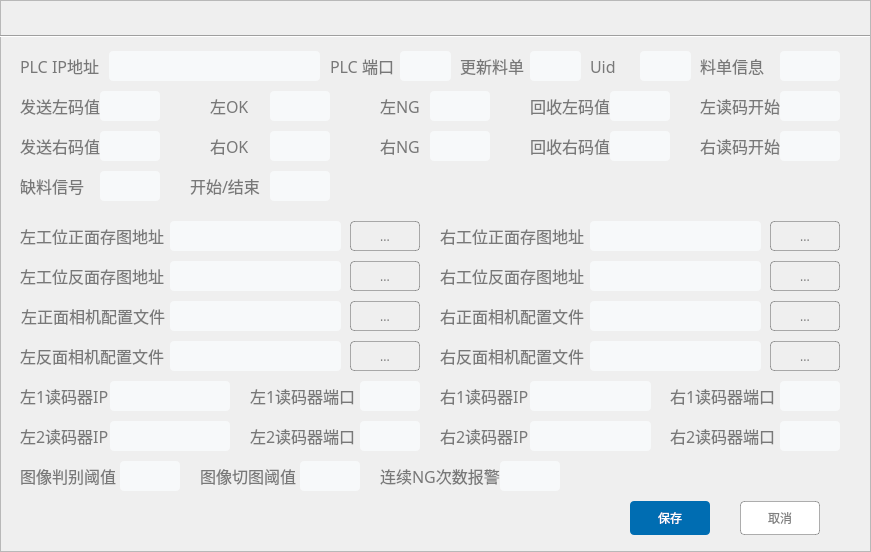
<?xml version="1.0" encoding="UTF-8"?>
<ui version="4.0">
 <class>ConfigDialog</class>
 <widget class="QDialog" name="ConfigDialog">
  <property name="geometry">
   <rect>
    <x>0</x>
    <y>0</y>
    <width>871</width>
    <height>552</height>
   </rect>
  </property>
  <property name="sizePolicy">
   <sizepolicy hsizetype="Expanding" vsizetype="Preferred">
    <horstretch>0</horstretch>
    <verstretch>0</verstretch>
   </sizepolicy>
  </property>
  <property name="minimumSize">
   <size>
    <width>850</width>
    <height>0</height>
   </size>
  </property>
  <property name="maximumSize">
   <size>
    <width>1140</width>
    <height>16777215</height>
   </size>
  </property>
  <layout class="QGridLayout" name="gridLayout">
   <property name="leftMargin">
    <number>0</number>
   </property>
   <property name="topMargin">
    <number>0</number>
   </property>
   <property name="rightMargin">
    <number>0</number>
   </property>
   <property name="bottomMargin">
    <number>0</number>
   </property>
   <item row="0" column="0">
    <widget class="QFrame" name="frame">
     <property name="frameShape">
      <enum>QFrame::StyledPanel</enum>
     </property>
     <property name="frameShadow">
      <enum>QFrame::Raised</enum>
     </property>
     <widget class="QWidget" name="titlebar" native="true">
      <property name="geometry">
       <rect>
        <x>0</x>
        <y>0</y>
        <width>870</width>
        <height>30</height>
       </rect>
      </property>
      <property name="minimumSize">
       <size>
        <width>0</width>
        <height>30</height>
       </size>
      </property>
      <property name="maximumSize">
       <size>
        <width>16777215</width>
        <height>30</height>
       </size>
      </property>
      <layout class="QHBoxLayout" name="titlebar_layout">
       <property name="spacing">
        <number>0</number>
       </property>
       <property name="leftMargin">
        <number>0</number>
       </property>
       <property name="topMargin">
        <number>0</number>
       </property>
       <property name="rightMargin">
        <number>0</number>
       </property>
       <property name="bottomMargin">
        <number>0</number>
       </property>
      </layout>
     </widget>
     <widget class="QWidget" name="mainWidget" native="true">
      <property name="geometry">
       <rect>
        <x>0</x>
        <y>31</y>
        <width>870</width>
        <height>521</height>
       </rect>
      </property>
      <property name="font">
       <font>
        <family>Microsoft YaHei</family>
       </font>
      </property>
      <property name="styleSheet">
       <string notr="true"/>
      </property>
      <widget class="QLabel" name="label_3">
       <property name="geometry">
        <rect>
         <x>20</x>
         <y>20</y>
         <width>91</width>
         <height>30</height>
        </rect>
       </property>
       <property name="font">
        <font>
         <family>Microsoft YaHei</family>
         <pointsize>12</pointsize>
        </font>
       </property>
       <property name="styleSheet">
        <string notr="true">color: rgba(0,0,0,0.5);</string>
       </property>
       <property name="text">
        <string>PLC IP地址</string>
       </property>
      </widget>
      <widget class="QLineEdit" name="lineEditPLCIP">
       <property name="geometry">
        <rect>
         <x>109</x>
         <y>20</y>
         <width>211</width>
         <height>30</height>
        </rect>
       </property>
       <property name="styleSheet">
        <string notr="true">background: #f7f9fa;
	border-radius: 4px;
	padding-left: 4px;
	font-size: 14px;
	color: rgba(0,0,0,0.6);</string>
       </property>
      </widget>
      <widget class="QLabel" name="label_4">
       <property name="geometry">
        <rect>
         <x>330</x>
         <y>20</y>
         <width>71</width>
         <height>30</height>
        </rect>
       </property>
       <property name="font">
        <font>
         <family>Microsoft YaHei</family>
         <pointsize>12</pointsize>
        </font>
       </property>
       <property name="styleSheet">
        <string notr="true">color: rgba(0,0,0,0.5);</string>
       </property>
       <property name="text">
        <string>PLC 端口</string>
       </property>
      </widget>
      <widget class="QLineEdit" name="lineEditPLCPort">
       <property name="geometry">
        <rect>
         <x>400</x>
         <y>20</y>
         <width>51</width>
         <height>30</height>
        </rect>
       </property>
       <property name="styleSheet">
        <string notr="true">background: #f7f9fa;
	border-radius: 4px;
	padding-left: 4px;
	font-size: 14px;
	color: rgba(0,0,0,0.6);</string>
       </property>
      </widget>
      <widget class="QLabel" name="labelstart1">
       <property name="geometry">
        <rect>
         <x>700</x>
         <y>20</y>
         <width>80</width>
         <height>30</height>
        </rect>
       </property>
       <property name="font">
        <font>
         <family>Microsoft YaHei</family>
         <pointsize>12</pointsize>
        </font>
       </property>
       <property name="styleSheet">
        <string notr="true">color: rgba(0,0,0,0.5);</string>
       </property>
       <property name="text">
        <string>料单信息</string>
       </property>
      </widget>
      <widget class="QLabel" name="labelupdata">
       <property name="geometry">
        <rect>
         <x>460</x>
         <y>20</y>
         <width>70</width>
         <height>30</height>
        </rect>
       </property>
       <property name="font">
        <font>
         <family>Microsoft YaHei</family>
         <pointsize>12</pointsize>
        </font>
       </property>
       <property name="styleSheet">
        <string notr="true">color: rgba(0,0,0,0.5);</string>
       </property>
       <property name="text">
        <string>更新料单</string>
       </property>
      </widget>
      <widget class="QLineEdit" name="lineEditprofile">
       <property name="geometry">
        <rect>
         <x>780</x>
         <y>20</y>
         <width>60</width>
         <height>30</height>
        </rect>
       </property>
       <property name="styleSheet">
        <string notr="true">background: #f7f9fa;
	border-radius: 4px;
	padding-left: 4px;
	font-size: 14px;
	color: rgba(0,0,0,0.6);</string>
       </property>
      </widget>
      <widget class="QLineEdit" name="lineEditupdata">
       <property name="geometry">
        <rect>
         <x>530</x>
         <y>20</y>
         <width>51</width>
         <height>30</height>
        </rect>
       </property>
       <property name="styleSheet">
        <string notr="true">background: #f7f9fa;
	border-radius: 4px;
	padding-left: 4px;
	font-size: 14px;
	color: rgba(0,0,0,0.6);</string>
       </property>
      </widget>
      <widget class="QLabel" name="labelmateial">
       <property name="geometry">
        <rect>
         <x>590</x>
         <y>20</y>
         <width>51</width>
         <height>30</height>
        </rect>
       </property>
       <property name="font">
        <font>
         <family>Microsoft YaHei</family>
         <pointsize>12</pointsize>
        </font>
       </property>
       <property name="styleSheet">
        <string notr="true">color: rgba(0,0,0,0.5);</string>
       </property>
       <property name="text">
        <string>Uid</string>
       </property>
      </widget>
      <widget class="QLineEdit" name="lineEditmateial">
       <property name="geometry">
        <rect>
         <x>640</x>
         <y>20</y>
         <width>51</width>
         <height>30</height>
        </rect>
       </property>
       <property name="styleSheet">
        <string notr="true">background: #f7f9fa;
	border-radius: 4px;
	padding-left: 4px;
	font-size: 14px;
	color: rgba(0,0,0,0.6);</string>
       </property>
      </widget>
      <widget class="QLabel" name="label_15">
       <property name="geometry">
        <rect>
         <x>20</x>
         <y>190</y>
         <width>151</width>
         <height>30</height>
        </rect>
       </property>
       <property name="font">
        <font>
         <family>Microsoft YaHei</family>
         <pointsize>12</pointsize>
        </font>
       </property>
       <property name="styleSheet">
        <string notr="true">color: rgba(0,0,0,0.5);</string>
       </property>
       <property name="text">
        <string>左工位正面存图地址</string>
       </property>
      </widget>
      <widget class="QLineEdit" name="lineEditLeftFront">
       <property name="geometry">
        <rect>
         <x>170</x>
         <y>190</y>
         <width>171</width>
         <height>30</height>
        </rect>
       </property>
       <property name="styleSheet">
        <string notr="true">background: #f7f9fa;
	border-radius: 4px;
	padding-left: 4px;
	font-size: 14px;
	color: rgba(0,0,0,0.6);</string>
       </property>
      </widget>
      <widget class="QPushButton" name="ButtonLeftFront">
       <property name="geometry">
        <rect>
         <x>350</x>
         <y>190</y>
         <width>70</width>
         <height>30</height>
        </rect>
       </property>
       <property name="styleSheet">
        <string notr="true">border: 1px solid rgba(0,0,0,0.30);
	border-radius: 4px;
	color: rgba(0,0,0,0.50);</string>
       </property>
       <property name="text">
        <string>...</string>
       </property>
      </widget>
      <widget class="QLabel" name="label_16">
       <property name="geometry">
        <rect>
         <x>20</x>
         <y>230</y>
         <width>144</width>
         <height>30</height>
        </rect>
       </property>
       <property name="font">
        <font>
         <family>Microsoft YaHei</family>
         <pointsize>12</pointsize>
        </font>
       </property>
       <property name="styleSheet">
        <string notr="true">color: rgba(0,0,0,0.5);</string>
       </property>
       <property name="text">
        <string>左工位反面存图地址</string>
       </property>
      </widget>
      <widget class="QLineEdit" name="lineEditLeftContrary">
       <property name="geometry">
        <rect>
         <x>170</x>
         <y>230</y>
         <width>171</width>
         <height>30</height>
        </rect>
       </property>
       <property name="styleSheet">
        <string notr="true">background: #f7f9fa;
	border-radius: 4px;
	padding-left: 4px;
	font-size: 14px;
	color: rgba(0,0,0,0.6);</string>
       </property>
      </widget>
      <widget class="QPushButton" name="ButtonLeftContrary">
       <property name="geometry">
        <rect>
         <x>350</x>
         <y>230</y>
         <width>70</width>
         <height>30</height>
        </rect>
       </property>
       <property name="styleSheet">
        <string notr="true">border: 1px solid rgba(0,0,0,0.30);
	border-radius: 4px;
	color: rgba(0,0,0,0.50);</string>
       </property>
       <property name="text">
        <string>...</string>
       </property>
      </widget>
      <widget class="QLineEdit" name="lineEditRightContrary">
       <property name="geometry">
        <rect>
         <x>590</x>
         <y>230</y>
         <width>171</width>
         <height>30</height>
        </rect>
       </property>
       <property name="styleSheet">
        <string notr="true">background: #f7f9fa;
	border-radius: 4px;
	padding-left: 4px;
	font-size: 14px;
	color: rgba(0,0,0,0.6);</string>
       </property>
      </widget>
      <widget class="QLabel" name="label_17">
       <property name="geometry">
        <rect>
         <x>440</x>
         <y>190</y>
         <width>144</width>
         <height>30</height>
        </rect>
       </property>
       <property name="font">
        <font>
         <family>Microsoft YaHei</family>
         <pointsize>12</pointsize>
        </font>
       </property>
       <property name="styleSheet">
        <string notr="true">color: rgba(0,0,0,0.5);</string>
       </property>
       <property name="text">
        <string>右工位正面存图地址</string>
       </property>
      </widget>
      <widget class="QLineEdit" name="lineEditRightFront">
       <property name="geometry">
        <rect>
         <x>590</x>
         <y>190</y>
         <width>171</width>
         <height>30</height>
        </rect>
       </property>
       <property name="styleSheet">
        <string notr="true">background: #f7f9fa;
	border-radius: 4px;
	padding-left: 4px;
	font-size: 14px;
	color: rgba(0,0,0,0.6);</string>
       </property>
      </widget>
      <widget class="QPushButton" name="ButtonRightContrary">
       <property name="geometry">
        <rect>
         <x>770</x>
         <y>230</y>
         <width>70</width>
         <height>30</height>
        </rect>
       </property>
       <property name="styleSheet">
        <string notr="true">border: 1px solid rgba(0,0,0,0.30);
	border-radius: 4px;
	color: rgba(0,0,0,0.50);</string>
       </property>
       <property name="text">
        <string>...</string>
       </property>
      </widget>
      <widget class="QPushButton" name="ButtonRightFront">
       <property name="geometry">
        <rect>
         <x>770</x>
         <y>190</y>
         <width>70</width>
         <height>30</height>
        </rect>
       </property>
       <property name="styleSheet">
        <string notr="true">border: 1px solid rgba(0,0,0,0.30);
	border-radius: 4px;
	color: rgba(0,0,0,0.50);</string>
       </property>
       <property name="text">
        <string>...</string>
       </property>
      </widget>
      <widget class="QLabel" name="label_18">
       <property name="geometry">
        <rect>
         <x>440</x>
         <y>230</y>
         <width>144</width>
         <height>30</height>
        </rect>
       </property>
       <property name="font">
        <font>
         <family>Microsoft YaHei</family>
         <pointsize>12</pointsize>
        </font>
       </property>
       <property name="styleSheet">
        <string notr="true">color: rgba(0,0,0,0.5);</string>
       </property>
       <property name="text">
        <string>右工位反面存图地址</string>
       </property>
      </widget>
      <widget class="QPushButton" name="ButtonSave">
       <property name="geometry">
        <rect>
         <x>630</x>
         <y>470</y>
         <width>80</width>
         <height>34</height>
        </rect>
       </property>
       <property name="styleSheet">
        <string notr="true">background: #006db2;
border-radius: 4px;
color: white;</string>
       </property>
       <property name="text">
        <string>保存</string>
       </property>
      </widget>
      <widget class="QPushButton" name="ButtonCancel">
       <property name="geometry">
        <rect>
         <x>740</x>
         <y>470</y>
         <width>80</width>
         <height>34</height>
        </rect>
       </property>
       <property name="styleSheet">
        <string notr="true">background: white;
border: 1px solid rgba(0,0,0,0.3);
border-radius: 4px;
color: rgba(0,0,0,0.5);</string>
       </property>
       <property name="text">
        <string>取消</string>
       </property>
      </widget>
      <widget class="Line" name="line">
       <property name="geometry">
        <rect>
         <x>0</x>
         <y>-60</y>
         <width>1141</width>
         <height>131</height>
        </rect>
       </property>
       <property name="orientation">
        <enum>Qt::Horizontal</enum>
       </property>
      </widget>
      <widget class="QLineEdit" name="lineEditlcode">
       <property name="geometry">
        <rect>
         <x>610</x>
         <y>60</y>
         <width>60</width>
         <height>30</height>
        </rect>
       </property>
       <property name="styleSheet">
        <string notr="true">background: #f7f9fa;
	border-radius: 4px;
	padding-left: 4px;
	font-size: 14px;
	color: rgba(0,0,0,0.6);</string>
       </property>
      </widget>
      <widget class="QLineEdit" name="lineEditlok">
       <property name="geometry">
        <rect>
         <x>270</x>
         <y>60</y>
         <width>60</width>
         <height>30</height>
        </rect>
       </property>
       <property name="styleSheet">
        <string notr="true">background: #f7f9fa;
	border-radius: 4px;
	padding-left: 4px;
	font-size: 14px;
	color: rgba(0,0,0,0.6);</string>
       </property>
      </widget>
      <widget class="QLabel" name="label_34">
       <property name="geometry">
        <rect>
         <x>210</x>
         <y>60</y>
         <width>51</width>
         <height>30</height>
        </rect>
       </property>
       <property name="font">
        <font>
         <family>Microsoft YaHei</family>
         <pointsize>12</pointsize>
        </font>
       </property>
       <property name="styleSheet">
        <string notr="true">color: rgba(0,0,0,0.5);</string>
       </property>
       <property name="text">
        <string>左OK</string>
       </property>
      </widget>
      <widget class="QLabel" name="label_35">
       <property name="geometry">
        <rect>
         <x>20</x>
         <y>60</y>
         <width>81</width>
         <height>30</height>
        </rect>
       </property>
       <property name="font">
        <font>
         <family>Microsoft YaHei</family>
         <pointsize>12</pointsize>
        </font>
       </property>
       <property name="styleSheet">
        <string notr="true">color: rgba(0,0,0,0.5);</string>
       </property>
       <property name="text">
        <string>发送左码值</string>
       </property>
      </widget>
      <widget class="QLineEdit" name="lineEditlcodes">
       <property name="geometry">
        <rect>
         <x>100</x>
         <y>60</y>
         <width>60</width>
         <height>30</height>
        </rect>
       </property>
       <property name="styleSheet">
        <string notr="true">background: #f7f9fa;
	border-radius: 4px;
	padding-left: 4px;
	font-size: 14px;
	color: rgba(0,0,0,0.6);</string>
       </property>
      </widget>
      <widget class="QLabel" name="label_37">
       <property name="geometry">
        <rect>
         <x>530</x>
         <y>60</y>
         <width>81</width>
         <height>30</height>
        </rect>
       </property>
       <property name="font">
        <font>
         <family>Microsoft YaHei</family>
         <pointsize>12</pointsize>
        </font>
       </property>
       <property name="styleSheet">
        <string notr="true">color: rgba(0,0,0,0.5);</string>
       </property>
       <property name="text">
        <string>回收左码值</string>
       </property>
      </widget>
      <widget class="QLineEdit" name="lineEditrcodes">
       <property name="geometry">
        <rect>
         <x>100</x>
         <y>100</y>
         <width>60</width>
         <height>30</height>
        </rect>
       </property>
       <property name="styleSheet">
        <string notr="true">background: #f7f9fa;
	border-radius: 4px;
	padding-left: 4px;
	font-size: 14px;
	color: rgba(0,0,0,0.6);</string>
       </property>
      </widget>
      <widget class="QLineEdit" name="lineEditrcode">
       <property name="geometry">
        <rect>
         <x>610</x>
         <y>100</y>
         <width>60</width>
         <height>30</height>
        </rect>
       </property>
       <property name="styleSheet">
        <string notr="true">background: #f7f9fa;
	border-radius: 4px;
	padding-left: 4px;
	font-size: 14px;
	color: rgba(0,0,0,0.6);</string>
       </property>
      </widget>
      <widget class="QLabel" name="label_38">
       <property name="geometry">
        <rect>
         <x>530</x>
         <y>100</y>
         <width>81</width>
         <height>30</height>
        </rect>
       </property>
       <property name="font">
        <font>
         <family>Microsoft YaHei</family>
         <pointsize>12</pointsize>
        </font>
       </property>
       <property name="styleSheet">
        <string notr="true">color: rgba(0,0,0,0.5);</string>
       </property>
       <property name="text">
        <string>回收右码值</string>
       </property>
      </widget>
      <widget class="QLabel" name="label_39">
       <property name="geometry">
        <rect>
         <x>210</x>
         <y>100</y>
         <width>51</width>
         <height>30</height>
        </rect>
       </property>
       <property name="font">
        <font>
         <family>Microsoft YaHei</family>
         <pointsize>12</pointsize>
        </font>
       </property>
       <property name="styleSheet">
        <string notr="true">color: rgba(0,0,0,0.5);</string>
       </property>
       <property name="text">
        <string>右OK</string>
       </property>
      </widget>
      <widget class="QLineEdit" name="lineEditrok">
       <property name="geometry">
        <rect>
         <x>270</x>
         <y>100</y>
         <width>60</width>
         <height>30</height>
        </rect>
       </property>
       <property name="styleSheet">
        <string notr="true">background: #f7f9fa;
	border-radius: 4px;
	padding-left: 4px;
	font-size: 14px;
	color: rgba(0,0,0,0.6);</string>
       </property>
      </widget>
      <widget class="QLabel" name="label_41">
       <property name="geometry">
        <rect>
         <x>20</x>
         <y>100</y>
         <width>81</width>
         <height>30</height>
        </rect>
       </property>
       <property name="font">
        <font>
         <family>Microsoft YaHei</family>
         <pointsize>12</pointsize>
        </font>
       </property>
       <property name="styleSheet">
        <string notr="true">color: rgba(0,0,0,0.5);</string>
       </property>
       <property name="text">
        <string>发送右码值</string>
       </property>
      </widget>
      <widget class="QLineEdit" name="lineEditRightContraryCam">
       <property name="geometry">
        <rect>
         <x>590</x>
         <y>310</y>
         <width>171</width>
         <height>30</height>
        </rect>
       </property>
       <property name="styleSheet">
        <string notr="true">background: #f7f9fa;
	border-radius: 4px;
	padding-left: 4px;
	font-size: 14px;
	color: rgba(0,0,0,0.6);</string>
       </property>
      </widget>
      <widget class="QPushButton" name="ButtonLeftFrontCam">
       <property name="geometry">
        <rect>
         <x>350</x>
         <y>270</y>
         <width>70</width>
         <height>30</height>
        </rect>
       </property>
       <property name="styleSheet">
        <string notr="true">border: 1px solid rgba(0,0,0,0.30);
	border-radius: 4px;
	color: rgba(0,0,0,0.50);</string>
       </property>
       <property name="text">
        <string>...</string>
       </property>
      </widget>
      <widget class="QLabel" name="label_19">
       <property name="geometry">
        <rect>
         <x>20</x>
         <y>310</y>
         <width>151</width>
         <height>30</height>
        </rect>
       </property>
       <property name="font">
        <font>
         <family>Microsoft YaHei</family>
         <pointsize>12</pointsize>
        </font>
       </property>
       <property name="styleSheet">
        <string notr="true">color: rgba(0,0,0,0.5);</string>
       </property>
       <property name="text">
        <string>左反面相机配置文件</string>
       </property>
      </widget>
      <widget class="QLabel" name="label_20">
       <property name="geometry">
        <rect>
         <x>440</x>
         <y>270</y>
         <width>151</width>
         <height>30</height>
        </rect>
       </property>
       <property name="font">
        <font>
         <family>Microsoft YaHei</family>
         <pointsize>12</pointsize>
        </font>
       </property>
       <property name="styleSheet">
        <string notr="true">color: rgba(0,0,0,0.5);</string>
       </property>
       <property name="text">
        <string>右正面相机配置文件</string>
       </property>
      </widget>
      <widget class="QLineEdit" name="lineEditRightFrontCam">
       <property name="geometry">
        <rect>
         <x>590</x>
         <y>270</y>
         <width>171</width>
         <height>30</height>
        </rect>
       </property>
       <property name="styleSheet">
        <string notr="true">background: #f7f9fa;
	border-radius: 4px;
	padding-left: 4px;
	font-size: 14px;
	color: rgba(0,0,0,0.6);</string>
       </property>
      </widget>
      <widget class="QLineEdit" name="lineEditLeftContraryCam">
       <property name="geometry">
        <rect>
         <x>170</x>
         <y>310</y>
         <width>171</width>
         <height>30</height>
        </rect>
       </property>
       <property name="styleSheet">
        <string notr="true">background: #f7f9fa;
	border-radius: 4px;
	padding-left: 4px;
	font-size: 14px;
	color: rgba(0,0,0,0.6);</string>
       </property>
      </widget>
      <widget class="QPushButton" name="ButtonRightFrontCam">
       <property name="geometry">
        <rect>
         <x>770</x>
         <y>270</y>
         <width>70</width>
         <height>30</height>
        </rect>
       </property>
       <property name="styleSheet">
        <string notr="true">border: 1px solid rgba(0,0,0,0.30);
	border-radius: 4px;
	color: rgba(0,0,0,0.50);</string>
       </property>
       <property name="text">
        <string>...</string>
       </property>
      </widget>
      <widget class="QPushButton" name="ButtonRightContraryCam">
       <property name="geometry">
        <rect>
         <x>770</x>
         <y>310</y>
         <width>70</width>
         <height>30</height>
        </rect>
       </property>
       <property name="styleSheet">
        <string notr="true">border: 1px solid rgba(0,0,0,0.30);
	border-radius: 4px;
	color: rgba(0,0,0,0.50);</string>
       </property>
       <property name="text">
        <string>...</string>
       </property>
      </widget>
      <widget class="QPushButton" name="ButtonLeftContraryCam">
       <property name="geometry">
        <rect>
         <x>350</x>
         <y>310</y>
         <width>70</width>
         <height>30</height>
        </rect>
       </property>
       <property name="styleSheet">
        <string notr="true">border: 1px solid rgba(0,0,0,0.30);
	border-radius: 4px;
	color: rgba(0,0,0,0.50);</string>
       </property>
       <property name="text">
        <string>...</string>
       </property>
      </widget>
      <widget class="QLabel" name="label_21">
       <property name="geometry">
        <rect>
         <x>21</x>
         <y>270</y>
         <width>151</width>
         <height>30</height>
        </rect>
       </property>
       <property name="font">
        <font>
         <family>Microsoft YaHei</family>
         <pointsize>12</pointsize>
        </font>
       </property>
       <property name="styleSheet">
        <string notr="true">color: rgba(0,0,0,0.5);</string>
       </property>
       <property name="text">
        <string>左正面相机配置文件</string>
       </property>
      </widget>
      <widget class="QLabel" name="label_22">
       <property name="geometry">
        <rect>
         <x>440</x>
         <y>310</y>
         <width>151</width>
         <height>30</height>
        </rect>
       </property>
       <property name="font">
        <font>
         <family>Microsoft YaHei</family>
         <pointsize>12</pointsize>
        </font>
       </property>
       <property name="styleSheet">
        <string notr="true">color: rgba(0,0,0,0.5);</string>
       </property>
       <property name="text">
        <string>右反面相机配置文件</string>
       </property>
      </widget>
      <widget class="QLineEdit" name="lineEditLeftFrontCam">
       <property name="geometry">
        <rect>
         <x>170</x>
         <y>270</y>
         <width>171</width>
         <height>30</height>
        </rect>
       </property>
       <property name="styleSheet">
        <string notr="true">background: #f7f9fa;
	border-radius: 4px;
	padding-left: 4px;
	font-size: 14px;
	color: rgba(0,0,0,0.6);</string>
       </property>
      </widget>
      <widget class="QLineEdit" name="lineEditlose">
       <property name="geometry">
        <rect>
         <x>100</x>
         <y>140</y>
         <width>60</width>
         <height>30</height>
        </rect>
       </property>
       <property name="styleSheet">
        <string notr="true">background: #f7f9fa;
	border-radius: 4px;
	padding-left: 4px;
	font-size: 14px;
	color: rgba(0,0,0,0.6);</string>
       </property>
      </widget>
      <widget class="QLabel" name="label_40">
       <property name="geometry">
        <rect>
         <x>20</x>
         <y>140</y>
         <width>81</width>
         <height>30</height>
        </rect>
       </property>
       <property name="font">
        <font>
         <family>Microsoft YaHei</family>
         <pointsize>12</pointsize>
        </font>
       </property>
       <property name="styleSheet">
        <string notr="true">color: rgba(0,0,0,0.5);</string>
       </property>
       <property name="text">
        <string>缺料信号</string>
       </property>
      </widget>
      <widget class="QLineEdit" name="lineEditNG">
       <property name="geometry">
        <rect>
         <x>500</x>
         <y>430</y>
         <width>60</width>
         <height>30</height>
        </rect>
       </property>
       <property name="styleSheet">
        <string notr="true">background: #f7f9fa;
	border-radius: 4px;
	padding-left: 4px;
	font-size: 14px;
	color: rgba(0,0,0,0.6);</string>
       </property>
      </widget>
      <widget class="QLineEdit" name="lineEditUnit">
       <property name="geometry">
        <rect>
         <x>300</x>
         <y>430</y>
         <width>60</width>
         <height>30</height>
        </rect>
       </property>
       <property name="styleSheet">
        <string notr="true">background: #f7f9fa;
	border-radius: 4px;
	padding-left: 4px;
	font-size: 14px;
	color: rgba(0,0,0,0.6);</string>
       </property>
      </widget>
      <widget class="QLineEdit" name="lineEditRect">
       <property name="geometry">
        <rect>
         <x>120</x>
         <y>430</y>
         <width>60</width>
         <height>30</height>
        </rect>
       </property>
       <property name="styleSheet">
        <string notr="true">background: #f7f9fa;
	border-radius: 4px;
	padding-left: 4px;
	font-size: 14px;
	color: rgba(0,0,0,0.6);</string>
       </property>
      </widget>
      <widget class="QLabel" name="label_42">
       <property name="geometry">
        <rect>
         <x>380</x>
         <y>430</y>
         <width>121</width>
         <height>30</height>
        </rect>
       </property>
       <property name="font">
        <font>
         <family>Microsoft YaHei</family>
         <pointsize>12</pointsize>
        </font>
       </property>
       <property name="styleSheet">
        <string notr="true">color: rgba(0,0,0,0.5);</string>
       </property>
       <property name="text">
        <string>连续NG次数报警</string>
       </property>
      </widget>
      <widget class="QLabel" name="label_43">
       <property name="geometry">
        <rect>
         <x>200</x>
         <y>430</y>
         <width>101</width>
         <height>30</height>
        </rect>
       </property>
       <property name="font">
        <font>
         <family>Microsoft YaHei</family>
         <pointsize>12</pointsize>
        </font>
       </property>
       <property name="styleSheet">
        <string notr="true">color: rgba(0,0,0,0.5);</string>
       </property>
       <property name="text">
        <string>图像切图阈值</string>
       </property>
      </widget>
      <widget class="QLabel" name="label_44">
       <property name="geometry">
        <rect>
         <x>20</x>
         <y>430</y>
         <width>101</width>
         <height>30</height>
        </rect>
       </property>
       <property name="font">
        <font>
         <family>Microsoft YaHei</family>
         <pointsize>12</pointsize>
        </font>
       </property>
       <property name="styleSheet">
        <string notr="true">color: rgba(0,0,0,0.5);</string>
       </property>
       <property name="text">
        <string>图像判别阈值</string>
       </property>
      </widget>
      <widget class="QLineEdit" name="lineEdithoneywell_l1port">
       <property name="geometry">
        <rect>
         <x>360</x>
         <y>350</y>
         <width>60</width>
         <height>30</height>
        </rect>
       </property>
       <property name="styleSheet">
        <string notr="true">background: #f7f9fa;
	border-radius: 4px;
	padding-left: 4px;
	font-size: 14px;
	color: rgba(0,0,0,0.6);</string>
       </property>
      </widget>
      <widget class="QLabel" name="label_45">
       <property name="geometry">
        <rect>
         <x>250</x>
         <y>350</y>
         <width>111</width>
         <height>30</height>
        </rect>
       </property>
       <property name="font">
        <font>
         <family>Microsoft YaHei</family>
         <pointsize>12</pointsize>
        </font>
       </property>
       <property name="styleSheet">
        <string notr="true">color: rgba(0,0,0,0.5);</string>
       </property>
       <property name="text">
        <string>左1读码器端口</string>
       </property>
      </widget>
      <widget class="QLineEdit" name="lineEdithoneywell_l1IP">
       <property name="geometry">
        <rect>
         <x>110</x>
         <y>350</y>
         <width>120</width>
         <height>30</height>
        </rect>
       </property>
       <property name="styleSheet">
        <string notr="true">background: #f7f9fa;
	border-radius: 4px;
	padding-left: 4px;
	font-size: 14px;
	color: rgba(0,0,0,0.6);</string>
       </property>
      </widget>
      <widget class="QLabel" name="label_46">
       <property name="geometry">
        <rect>
         <x>20</x>
         <y>350</y>
         <width>101</width>
         <height>30</height>
        </rect>
       </property>
       <property name="font">
        <font>
         <family>Microsoft YaHei</family>
         <pointsize>12</pointsize>
        </font>
       </property>
       <property name="styleSheet">
        <string notr="true">color: rgba(0,0,0,0.5);</string>
       </property>
       <property name="text">
        <string>左1读码器IP</string>
       </property>
      </widget>
      <widget class="QLineEdit" name="lineEdithoneywell_r1port">
       <property name="geometry">
        <rect>
         <x>780</x>
         <y>350</y>
         <width>60</width>
         <height>30</height>
        </rect>
       </property>
       <property name="styleSheet">
        <string notr="true">background: #f7f9fa;
	border-radius: 4px;
	padding-left: 4px;
	font-size: 14px;
	color: rgba(0,0,0,0.6);</string>
       </property>
      </widget>
      <widget class="QLabel" name="label_47">
       <property name="geometry">
        <rect>
         <x>670</x>
         <y>350</y>
         <width>111</width>
         <height>30</height>
        </rect>
       </property>
       <property name="font">
        <font>
         <family>Microsoft YaHei</family>
         <pointsize>12</pointsize>
        </font>
       </property>
       <property name="styleSheet">
        <string notr="true">color: rgba(0,0,0,0.5);</string>
       </property>
       <property name="text">
        <string>右1读码器端口</string>
       </property>
      </widget>
      <widget class="QLineEdit" name="lineEdithoneywell_r1IP">
       <property name="geometry">
        <rect>
         <x>530</x>
         <y>350</y>
         <width>121</width>
         <height>30</height>
        </rect>
       </property>
       <property name="styleSheet">
        <string notr="true">background: #f7f9fa;
	border-radius: 4px;
	padding-left: 4px;
	font-size: 14px;
	color: rgba(0,0,0,0.6);</string>
       </property>
      </widget>
      <widget class="QLabel" name="label_48">
       <property name="geometry">
        <rect>
         <x>440</x>
         <y>350</y>
         <width>101</width>
         <height>30</height>
        </rect>
       </property>
       <property name="font">
        <font>
         <family>Microsoft YaHei</family>
         <pointsize>12</pointsize>
        </font>
       </property>
       <property name="styleSheet">
        <string notr="true">color: rgba(0,0,0,0.5);</string>
       </property>
       <property name="text">
        <string>右1读码器IP</string>
       </property>
      </widget>
      <widget class="QLineEdit" name="lineEdithoneywell_l2IP">
       <property name="geometry">
        <rect>
         <x>110</x>
         <y>390</y>
         <width>120</width>
         <height>30</height>
        </rect>
       </property>
       <property name="styleSheet">
        <string notr="true">background: #f7f9fa;
	border-radius: 4px;
	padding-left: 4px;
	font-size: 14px;
	color: rgba(0,0,0,0.6);</string>
       </property>
      </widget>
      <widget class="QLabel" name="label_49">
       <property name="geometry">
        <rect>
         <x>670</x>
         <y>390</y>
         <width>111</width>
         <height>30</height>
        </rect>
       </property>
       <property name="font">
        <font>
         <family>Microsoft YaHei</family>
         <pointsize>12</pointsize>
        </font>
       </property>
       <property name="styleSheet">
        <string notr="true">color: rgba(0,0,0,0.5);</string>
       </property>
       <property name="text">
        <string>右2读码器端口</string>
       </property>
      </widget>
      <widget class="QLabel" name="label_50">
       <property name="geometry">
        <rect>
         <x>250</x>
         <y>390</y>
         <width>111</width>
         <height>30</height>
        </rect>
       </property>
       <property name="font">
        <font>
         <family>Microsoft YaHei</family>
         <pointsize>12</pointsize>
        </font>
       </property>
       <property name="styleSheet">
        <string notr="true">color: rgba(0,0,0,0.5);</string>
       </property>
       <property name="text">
        <string>左2读码器端口</string>
       </property>
      </widget>
      <widget class="QLabel" name="label_51">
       <property name="geometry">
        <rect>
         <x>440</x>
         <y>390</y>
         <width>101</width>
         <height>30</height>
        </rect>
       </property>
       <property name="font">
        <font>
         <family>Microsoft YaHei</family>
         <pointsize>12</pointsize>
        </font>
       </property>
       <property name="styleSheet">
        <string notr="true">color: rgba(0,0,0,0.5);</string>
       </property>
       <property name="text">
        <string>右2读码器IP</string>
       </property>
      </widget>
      <widget class="QLineEdit" name="lineEdithoneywell_r2port">
       <property name="geometry">
        <rect>
         <x>780</x>
         <y>390</y>
         <width>60</width>
         <height>30</height>
        </rect>
       </property>
       <property name="styleSheet">
        <string notr="true">background: #f7f9fa;
	border-radius: 4px;
	padding-left: 4px;
	font-size: 14px;
	color: rgba(0,0,0,0.6);</string>
       </property>
      </widget>
      <widget class="QLineEdit" name="lineEdithoneywell_r2IP">
       <property name="geometry">
        <rect>
         <x>530</x>
         <y>390</y>
         <width>121</width>
         <height>30</height>
        </rect>
       </property>
       <property name="styleSheet">
        <string notr="true">background: #f7f9fa;
	border-radius: 4px;
	padding-left: 4px;
	font-size: 14px;
	color: rgba(0,0,0,0.6);</string>
       </property>
      </widget>
      <widget class="QLabel" name="label_52">
       <property name="geometry">
        <rect>
         <x>20</x>
         <y>390</y>
         <width>101</width>
         <height>30</height>
        </rect>
       </property>
       <property name="font">
        <font>
         <family>Microsoft YaHei</family>
         <pointsize>12</pointsize>
        </font>
       </property>
       <property name="styleSheet">
        <string notr="true">color: rgba(0,0,0,0.5);</string>
       </property>
       <property name="text">
        <string>左2读码器IP</string>
       </property>
      </widget>
      <widget class="QLineEdit" name="lineEdithoneywell_l2port">
       <property name="geometry">
        <rect>
         <x>360</x>
         <y>390</y>
         <width>60</width>
         <height>30</height>
        </rect>
       </property>
       <property name="styleSheet">
        <string notr="true">background: #f7f9fa;
	border-radius: 4px;
	padding-left: 4px;
	font-size: 14px;
	color: rgba(0,0,0,0.6);</string>
       </property>
      </widget>
      <widget class="QLabel" name="label_53">
       <property name="geometry">
        <rect>
         <x>700</x>
         <y>60</y>
         <width>81</width>
         <height>30</height>
        </rect>
       </property>
       <property name="font">
        <font>
         <family>Microsoft YaHei</family>
         <pointsize>12</pointsize>
        </font>
       </property>
       <property name="styleSheet">
        <string notr="true">color: rgba(0,0,0,0.5);</string>
       </property>
       <property name="text">
        <string>左读码开始</string>
       </property>
      </widget>
      <widget class="QLineEdit" name="lineEditlcodeb">
       <property name="geometry">
        <rect>
         <x>780</x>
         <y>60</y>
         <width>60</width>
         <height>30</height>
        </rect>
       </property>
       <property name="styleSheet">
        <string notr="true">background: #f7f9fa;
	border-radius: 4px;
	padding-left: 4px;
	font-size: 14px;
	color: rgba(0,0,0,0.6);</string>
       </property>
      </widget>
      <widget class="QLabel" name="label_54">
       <property name="geometry">
        <rect>
         <x>700</x>
         <y>100</y>
         <width>81</width>
         <height>30</height>
        </rect>
       </property>
       <property name="font">
        <font>
         <family>Microsoft YaHei</family>
         <pointsize>12</pointsize>
        </font>
       </property>
       <property name="styleSheet">
        <string notr="true">color: rgba(0,0,0,0.5);</string>
       </property>
       <property name="text">
        <string>右读码开始</string>
       </property>
      </widget>
      <widget class="QLineEdit" name="lineEditrcodeb">
       <property name="geometry">
        <rect>
         <x>780</x>
         <y>100</y>
         <width>60</width>
         <height>30</height>
        </rect>
       </property>
       <property name="styleSheet">
        <string notr="true">background: #f7f9fa;
	border-radius: 4px;
	padding-left: 4px;
	font-size: 14px;
	color: rgba(0,0,0,0.6);</string>
       </property>
      </widget>
      <widget class="QLabel" name="label_55">
       <property name="geometry">
        <rect>
         <x>380</x>
         <y>100</y>
         <width>51</width>
         <height>30</height>
        </rect>
       </property>
       <property name="font">
        <font>
         <family>Microsoft YaHei</family>
         <pointsize>12</pointsize>
        </font>
       </property>
       <property name="styleSheet">
        <string notr="true">color: rgba(0,0,0,0.5);</string>
       </property>
       <property name="text">
        <string>右NG</string>
       </property>
      </widget>
      <widget class="QLabel" name="label_56">
       <property name="geometry">
        <rect>
         <x>380</x>
         <y>60</y>
         <width>51</width>
         <height>30</height>
        </rect>
       </property>
       <property name="font">
        <font>
         <family>Microsoft YaHei</family>
         <pointsize>12</pointsize>
        </font>
       </property>
       <property name="styleSheet">
        <string notr="true">color: rgba(0,0,0,0.5);</string>
       </property>
       <property name="text">
        <string>左NG</string>
       </property>
      </widget>
      <widget class="QLineEdit" name="lineEditlng">
       <property name="geometry">
        <rect>
         <x>430</x>
         <y>60</y>
         <width>60</width>
         <height>30</height>
        </rect>
       </property>
       <property name="styleSheet">
        <string notr="true">background: #f7f9fa;
	border-radius: 4px;
	padding-left: 4px;
	font-size: 14px;
	color: rgba(0,0,0,0.6);</string>
       </property>
      </widget>
      <widget class="QLineEdit" name="lineEditrng">
       <property name="geometry">
        <rect>
         <x>430</x>
         <y>100</y>
         <width>60</width>
         <height>30</height>
        </rect>
       </property>
       <property name="styleSheet">
        <string notr="true">background: #f7f9fa;
	border-radius: 4px;
	padding-left: 4px;
	font-size: 14px;
	color: rgba(0,0,0,0.6);</string>
       </property>
      </widget>
      <widget class="QLabel" name="labelstart1_2">
       <property name="geometry">
        <rect>
         <x>190</x>
         <y>140</y>
         <width>80</width>
         <height>30</height>
        </rect>
       </property>
       <property name="font">
        <font>
         <family>Microsoft YaHei</family>
         <pointsize>12</pointsize>
        </font>
       </property>
       <property name="styleSheet">
        <string notr="true">color: rgba(0,0,0,0.5);</string>
       </property>
       <property name="text">
        <string>开始/结束</string>
       </property>
      </widget>
      <widget class="QLineEdit" name="lineEditstart">
       <property name="geometry">
        <rect>
         <x>270</x>
         <y>140</y>
         <width>60</width>
         <height>30</height>
        </rect>
       </property>
       <property name="styleSheet">
        <string notr="true">background: #f7f9fa;
	border-radius: 4px;
	padding-left: 4px;
	font-size: 14px;
	color: rgba(0,0,0,0.6);</string>
       </property>
      </widget>
      <zorder>line</zorder>
      <zorder>label_3</zorder>
      <zorder>lineEditPLCIP</zorder>
      <zorder>label_4</zorder>
      <zorder>lineEditPLCPort</zorder>
      <zorder>labelstart1</zorder>
      <zorder>labelupdata</zorder>
      <zorder>lineEditprofile</zorder>
      <zorder>lineEditupdata</zorder>
      <zorder>labelmateial</zorder>
      <zorder>lineEditmateial</zorder>
      <zorder>label_15</zorder>
      <zorder>lineEditLeftFront</zorder>
      <zorder>ButtonLeftFront</zorder>
      <zorder>label_16</zorder>
      <zorder>lineEditLeftContrary</zorder>
      <zorder>ButtonLeftContrary</zorder>
      <zorder>lineEditRightContrary</zorder>
      <zorder>label_17</zorder>
      <zorder>lineEditRightFront</zorder>
      <zorder>ButtonRightContrary</zorder>
      <zorder>ButtonRightFront</zorder>
      <zorder>label_18</zorder>
      <zorder>ButtonSave</zorder>
      <zorder>ButtonCancel</zorder>
      <zorder>lineEditlcode</zorder>
      <zorder>lineEditlok</zorder>
      <zorder>label_34</zorder>
      <zorder>label_35</zorder>
      <zorder>lineEditlcodes</zorder>
      <zorder>label_37</zorder>
      <zorder>lineEditrcodes</zorder>
      <zorder>lineEditrcode</zorder>
      <zorder>label_38</zorder>
      <zorder>label_39</zorder>
      <zorder>lineEditrok</zorder>
      <zorder>label_41</zorder>
      <zorder>lineEditRightContraryCam</zorder>
      <zorder>ButtonLeftFrontCam</zorder>
      <zorder>label_19</zorder>
      <zorder>label_20</zorder>
      <zorder>lineEditRightFrontCam</zorder>
      <zorder>lineEditLeftContraryCam</zorder>
      <zorder>ButtonRightFrontCam</zorder>
      <zorder>ButtonRightContraryCam</zorder>
      <zorder>ButtonLeftContraryCam</zorder>
      <zorder>label_21</zorder>
      <zorder>label_22</zorder>
      <zorder>lineEditLeftFrontCam</zorder>
      <zorder>lineEditlose</zorder>
      <zorder>label_40</zorder>
      <zorder>lineEditNG</zorder>
      <zorder>lineEditUnit</zorder>
      <zorder>lineEditRect</zorder>
      <zorder>label_42</zorder>
      <zorder>label_43</zorder>
      <zorder>label_44</zorder>
      <zorder>lineEdithoneywell_l1port</zorder>
      <zorder>label_45</zorder>
      <zorder>lineEdithoneywell_l1IP</zorder>
      <zorder>label_46</zorder>
      <zorder>lineEdithoneywell_r1port</zorder>
      <zorder>label_47</zorder>
      <zorder>lineEdithoneywell_r1IP</zorder>
      <zorder>label_48</zorder>
      <zorder>lineEdithoneywell_l2IP</zorder>
      <zorder>label_49</zorder>
      <zorder>label_50</zorder>
      <zorder>label_51</zorder>
      <zorder>lineEdithoneywell_r2port</zorder>
      <zorder>lineEdithoneywell_r2IP</zorder>
      <zorder>label_52</zorder>
      <zorder>lineEdithoneywell_l2port</zorder>
      <zorder>label_53</zorder>
      <zorder>lineEditlcodeb</zorder>
      <zorder>label_54</zorder>
      <zorder>lineEditrcodeb</zorder>
      <zorder>label_55</zorder>
      <zorder>label_56</zorder>
      <zorder>lineEditlng</zorder>
      <zorder>lineEditrng</zorder>
      <zorder>labelstart1_2</zorder>
      <zorder>lineEditstart</zorder>
     </widget>
    </widget>
   </item>
  </layout>
 </widget>
 <resources>
  <include location="../../SCC_PCB_CaptureSoftware.qrc"/>
 </resources>
 <connections/>
</ui>
